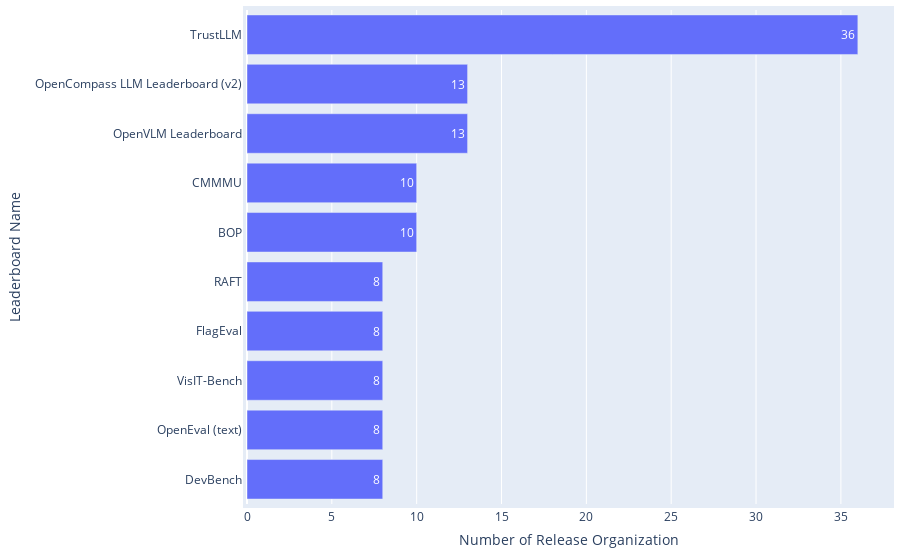

Here is the notebook cell this chart was saved with:
### Code cell
df = pd.read_csv(path_meta / 'leaderboard_processed.csv')
df = df[df['Platforms'] != "['Papers With Code']"]

statistics = {
    'Distribution': 'Release Organizations across Leaderboard Systems',
    'Mean': np.mean(df['#Release organization']),
    'Median': np.median(df['#Release organization']),
    'IQR': df['#Release organization'].quantile(0.75) - df['#Release organization'].quantile(0.25),
}
if os.path.exists(path_meta / 'leaderboard_statistics.csv'):
    df_statistics = pd.read_csv(path_meta / 'leaderboard_statistics.csv')
else:
    df_statistics = pd.DataFrame()
df_statistics = pd.concat([df_statistics, pd.DataFrame([statistics])], ignore_index=True)
df_statistics.drop_duplicates(subset=['Distribution'], keep='last', inplace=True)
df_statistics.sort_values(by='Distribution', inplace=True)
df_statistics.to_csv(path_meta / 'leaderboard_statistics.csv', index=False)

df_top = df.drop_duplicates(subset=['Leaderboard name']).sort_values(by='#Release organization', ascending=False).head(10)
print(f"{df_top['Leaderboard name'].iloc[0]} holds the highest number of release organizations up to {int(df_top['#Release organization'].iloc[0])}.")

fig = go.Figure(go.Bar(
        x=df_top['#Release organization'],  # Values for the bar lengths
        y=df_top['Leaderboard name'],  # Categories for each bar
        orientation='h',  # Sets the bars to be horizontal
        text=df_top['#Release organization'],  # Adds the values as text on each bar
        textposition='auto'  # Automatically positions the text on the bars
))
fig.update_layout(
        xaxis_title='Number of Release Organization',
        yaxis_title='Leaderboard Name',
        yaxis_autorange='reversed'  # This line makes the bars go top-down
)
# Update the layout for a tighter look
fig.update_layout(
    autosize=True,
    margin=dict(
        l=10,  # Left margin
        r=10,  # Right margin
        b=10,  # Bottom margin
        t=10,  # Top margin
        pad=4  # Padding between the plot and the margin
    )
)
fig.show()

### Figure 1 — Plotly figure (JSON) as saved in the notebook; plotly's stock layout.template omitted (floating-point values rounded to 4 significant figures)
{"data": [{"orientation": "h", "text": [36, 13, 13, 10, 10, 8, 8, 8, 8, 8], "textposition": "auto", "type": "bar", "x": [36, 13, 13, 10, 10, 8, 8, 8, 8, 8], "y": ["TrustLLM", "OpenCompass LLM Leaderboard (v2)", "OpenVLM Leaderboard", "CMMMU", "BOP", "RAFT", "FlagEval", "VisIT-Bench", "OpenEval (text)", "DevBench"]}], "layout": {"autosize": true, "margin": {"b": 10, "l": 10, "pad": 4, "r": 10, "t": 10}, "xaxis": {"title": {"text": "Number of Release Organization"}}, "yaxis": {"autorange": "reversed", "title": {"text": "Leaderboard Name"}}}}
